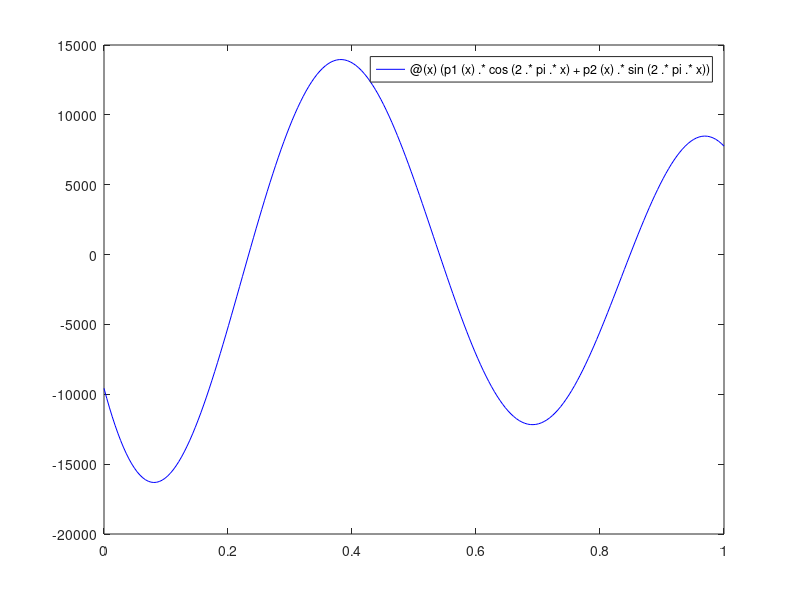

MATLAB code to generate this figure:
pi2 = pi^2;
pi4 = pi^4;
pi6 = pi^6;

p1 = @(x) (-64.*pi.*(18 - 6*pi4.*x.^2 + 18.*pi2.*x.^3 + 2.*pi4.*x - 36.*pi2.*x.^2 -27.*x + 12.*pi2.*x + 4.*pi4.*x.^3 + 3.*pi2));
p2 = @(x) (216 - 816.*pi2 - 96.*pi4 + 32.*pi6.*x.^2 - 384.*pi4.*x.^3  -64.*pi6.*x.^3 -288.*pi4.*x.^2 + 3456.*pi2.*x + 576.*pi4.*x - 2592.*pi2.*x.^2 + 144.*pi4.*x.^4 + 32.*pi6.*x.^4);
f = @(x) (p1(x).*cos(2.*pi.*x) + p2(x).*sin(2.*pi.*x));

fplot(f,[0,1],'b')